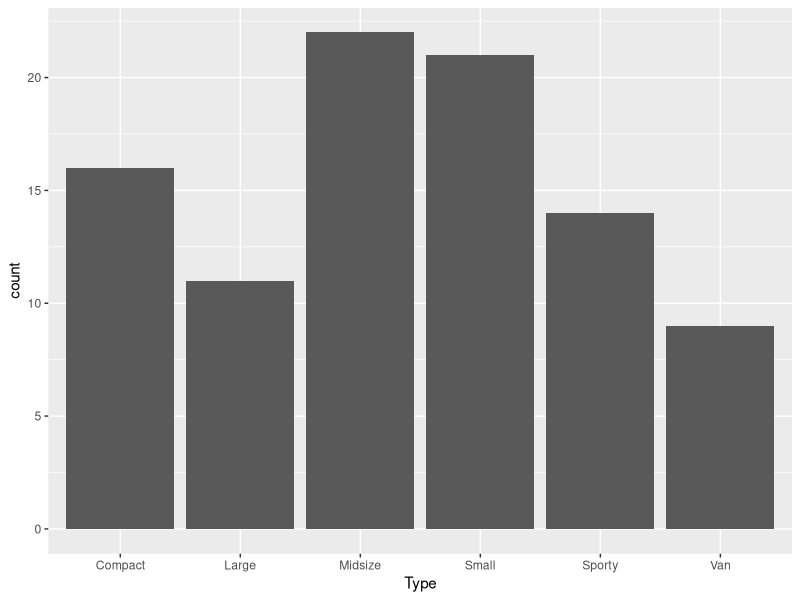
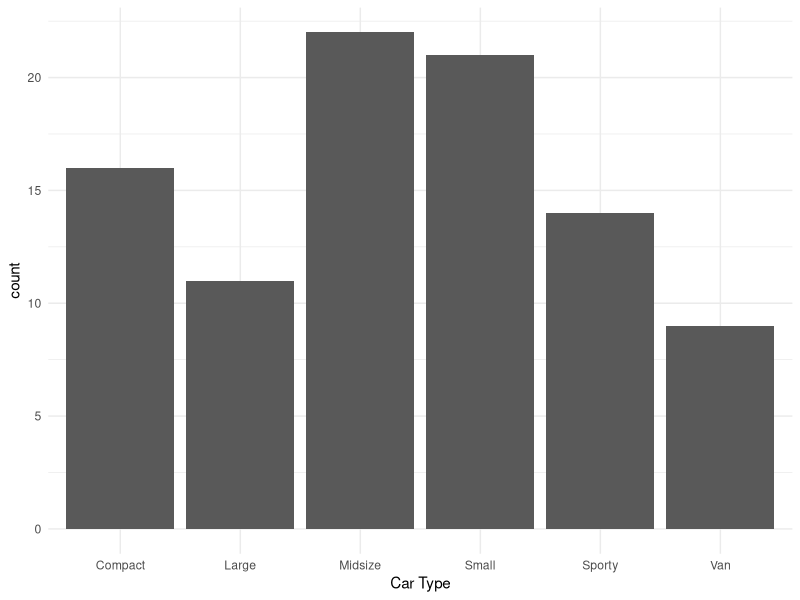
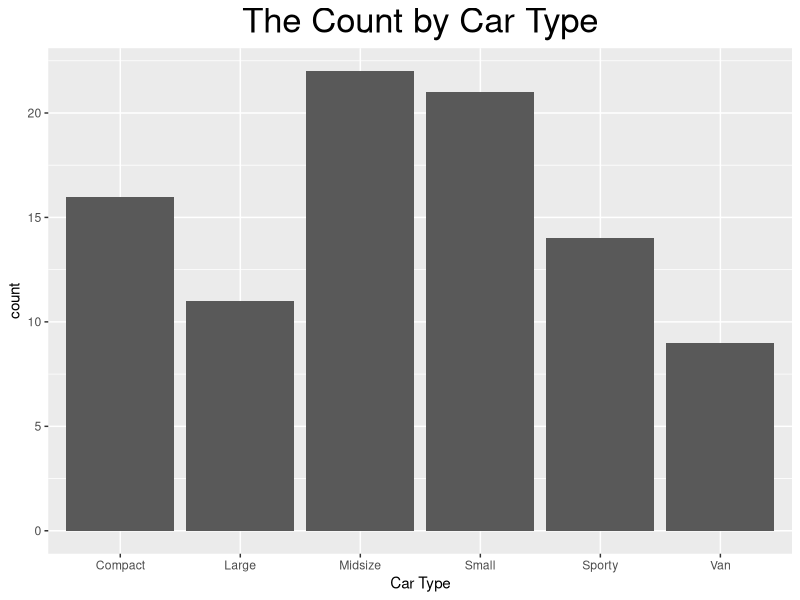
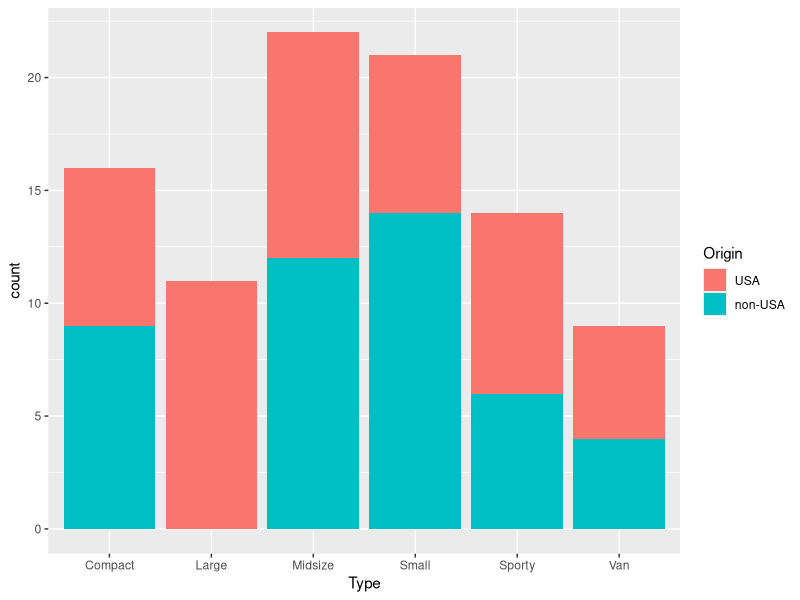
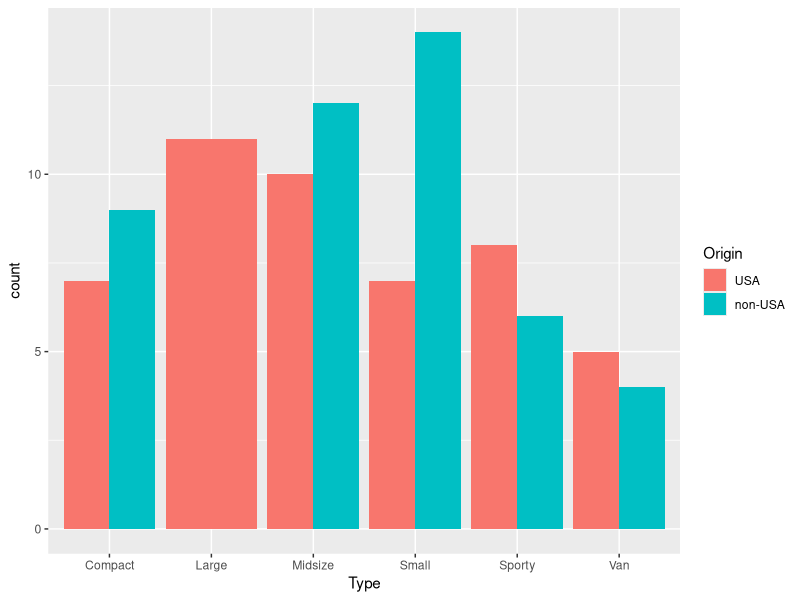
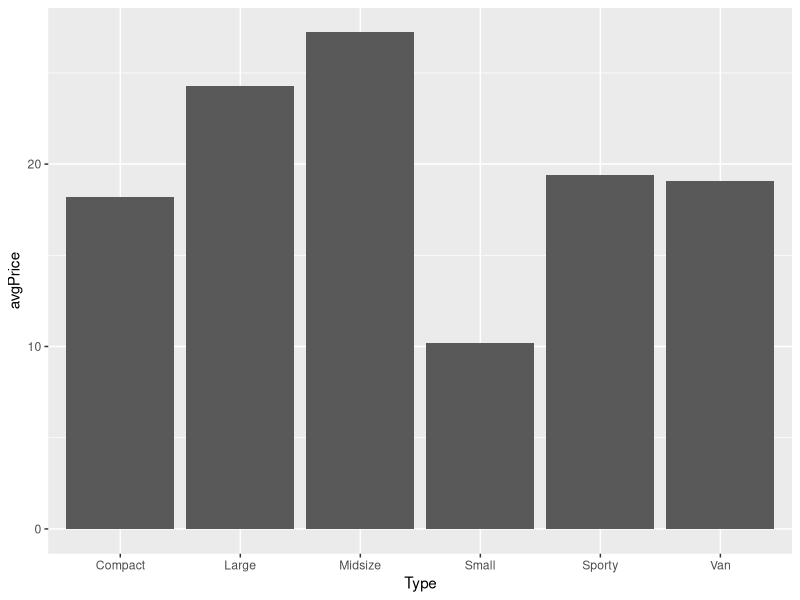

These figures' R source, in order: (Note: this script raises an error after producing the figures.)
install.packages("ggplot2")
install.packages("dplyr")

library(ggplot2)
library(dplyr)
library(MASS)

#Cars93 데이터 가져오기
data("Cars93")
Cars93

##1. Bar Chart
ggplot(Cars93, aes(x=Type)) + geom_bar(stat = "count")
ggplot(Cars93, aes(x=Type)) + geom_bar(stat = "count") + labs(x="Car Type") + theme_minimal()
ggplot(Cars93, aes(x=Type)) + geom_bar(stat = "count") + labs(x="Car Type") + 
  ggtitle("The Count by Car Type") + theme(plot.title = element_text(hjust = 0.5, size = 25)) # 차트에 제목 넣기

##2. Stack Bar Chart
ggplot(Cars93, aes(x=Type, fill=Origin)) + geom_bar(stat = "count")
ggplot(Cars93, aes(x=Type, fill=Origin)) + geom_bar(stat = "count", position = "dodge") # Stack 하지 않기

#type별 가격 평균값 구한 후 바차트 그리기
mpg_temp = Cars93 %>% group_by(Type) %>% summarise(avgPrice = mean(Price))
ggplot(mpg_temp, aes(x=Type, y=avgPrice)) + geom_bar(stat = "identity") #데이터셋 값 그대로

#비율 누적 Bar Chart 구하기
#자동차 type별 Origin 비율구한 후 비율 누적 Bar Chart 그리기
df2 = Cars93 %>% group_by(Type, Origin) %>% summarise(n=n()) %>% 
  mutate(ratio = n/sum(n))

ggplot(df3, aes(x=Type, y=ratio, fill=Origin)) + geom_bar(stat = "identity")


##3. Scatter Plot
ggplot(Cars93, aes(x=MPG.city, y=Price)) + geom_point(stat = "identity")
ggplot(Cars93, aes(x=MPG.city, y=Price)) + geom_point(shape=9) # 점모양 바꾸기
ggplot(Cars93, aes(x=MPG.city, y=Price, label = Manufacturer)) + geom_text(size=3) # 점 대신 라벨값 보여주기
ggplot(Cars93, aes(x=MPG.city, y=Price)) + geom_point(shape=2) + geom_smooth(method=lm) # 선형식 그리기
ggplot(Cars93, aes(x=MPG.city, y=Price)) + geom_point(shape=2) + geom_smooth() #다항식 그리기
ggplot(Cars93, aes(x=MPG.city, y=Price, color=factor(Manufacturer))) + geom_point(shape=2) #특정 범주형 값 별로 색깔 다르게 하기
ggplot(Cars93, aes(x=MPG.city, y=Price, color=factor(Manufacturer), size=EngineSize)) + geom_point(shape=18) #특정 범주형 값 별로 색깔/크기 다르게 하기

##4. Box Plot
ggplot(Cars93, aes(x=factor(Manufacturer), y=Price)) + geom_boxplot() + theme(axis.text.x=element_text(angle = 45, hjust = 1))
ggplot(Cars93, aes(x=factor(Type), y=Price, fill=factor(Origin))) + geom_boxplot()

#샘플 데이터 가져오기
data("economics")
economics

##5. Line Chart
ggplot(economics, aes(x=date, y=pop)) + geom_line(stat = "identity")

ggplot(economics, aes(x=pop, y=unemploy)) + geom_point()

#축 눈금 간격 조절하기
ggplot(economics, aes(x=pop, y=unemploy)) + geom_point() + 
  scale_x_continuous(breaks = seq(200000, 330000, 10000)) + 
  theme(axis.text.x=element_text(angle = 45, hjust = 1))

#연도별로 색깔 다르게해서 보여주기
economics$year = substr(economics$date,1,4)
ggplot(economics, aes(x=pop, y=unemploy, color=factor(year))) + geom_point()


##6. 상관계수행렬 그리기
subCars93 = Cars93 %>% dplyr::select(Price, MPG.city, MPG.highway, EngineSize)
plot(subCars93)

#상관계수 구하기
corDf = cor(subCars93)

#상관계수 차트 그리기 
install.packages("corrplot")
library(corrplot)
corrplot(corDf)
corrplot(corDf, method = "shade", tl.srt=45)
corrplot(corDf, method = "shade", tl.srt=45, addCoef.col = "black", order="AOE")
corrplot(corDf, method = "shade", tl.srt=45, addCoef.col = "black", order="AOE", type = "lower")
